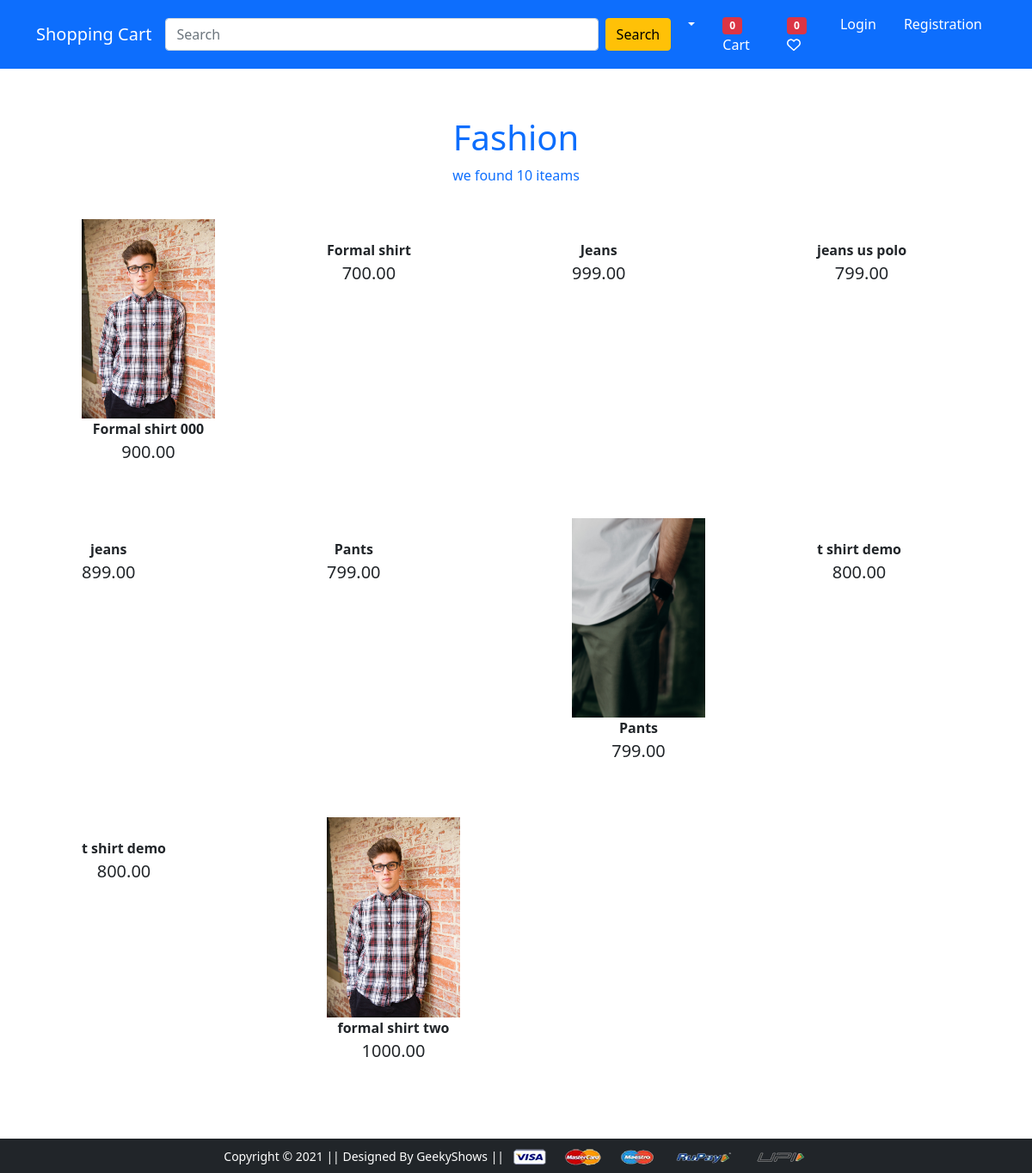
Screenshot of /category/1f6bf59b-1e32-419f-b522-c8ceb7b66bf3/ with the database file from the repository.
### core/models.py (models this page shows, shortened)
class Cetogeory(models.Model):
    cid = models.CharField(
        max_length=22,
        unique=True,
        default=uuid.uuid4,
        editable=False
    )
    title = models.CharField(max_length=100)
    image = models.ImageField(upload_to='product')

class Product(models.Model):
    title = models.CharField(max_length=100)
    product_image = models.ImageField(upload_to='product')
    selling_price = models.DecimalField(max_digits=999999999, decimal_places=2)
    discount_rate = models.DecimalField(max_digits=999999999, decimal_places=2)
    description = models.TextField()
    brand = models.ForeignKey(Brand, on_delete=models.SET_NULL, null=True)
    category = models.ForeignKey(Cetogeory, on_delete=models.SET_NULL, null=True, related_name='category')
    qty = models.IntegerField(default=1, null=True)
    tag = TaggableManager(blank=True)
    featured = models.BooleanField(default=True)
    date = models.DateField(auto_now=True)

### core/views.py (the view)
# urls.py: path('category/<cid>/', views.category_product_list, name='category_product_list'),
def category_product_list(request,cid):
  category = Cetogeory.objects.get(cid=cid)
  product = Product.objects.filter(category=category)
  context = {
    'category': category,
    'product' : product,
  }
  return render(request, 'app/category_list_view.html', context)

### core/context_proccessors.py (called while the page is built, shortened)
def default(request):
    categories = Cetogeory.objects.all()
    product = Product.objects.all()
    brand = Brand.objects.all()
    cart_count = 0
    wish_list_count = 0
    return {
        'categories': categories,
        'product': product,
        'brand': brand,
        'cart_count' :cart_count,
        'wish_list_count': wish_list_count
    }

### templates/app/category_list_view.html (shortened to what this page needs)
{% extends 'app/base.html' %}
{% load static %}
{% block main-content %}
<div class="container rounded mt-5">
    <div class="row">
        <div class="col-12 text-primary text-center">
            <h1 class=" container font-weight-bold pt-2">{{category.title}}</h1>
            <p class="container">we found {{product.count}} iteam{{product.count|pluralize}}</p>
        </div>
    </div>
    <div class="row">
        {% for p in product %}
        <div class="col-sm-3">
            <div class=" container mb-3">
              <div class="card-body hover">
               <a href="{% url 'app:productdetail' p.id %}" class="btn">
               <img src="{{ p.product_image.url }}" alt="" width="100%"><br>
                 <span class="fw-bold">{{p.title}}</span><br><span class="fs-5">{{p.selling_price}}</span></a>
               </div>
             </div>
           </div>
        {% endfor %}
    </div>
</div>
{% endblock main-content%}

### rows the page displays
Cetogeory: title "Fashion"
Product: product_image (picture), title "Formal shirt 000", selling_price "900.00"
Product: title "Formal shirt", selling_price "700.00"
Product: title "Jeans", selling_price "999.00"
Product: title "jeans us polo", selling_price "799.00"
Product: title "jeans", selling_price "899.00"
Product: title "Pants", selling_price "799.00"
Product: product_image (picture), title "Pants", selling_price "799.00"
Product: title "t shirt demo", selling_price "800.00"
Product: title "t shirt demo", selling_price "800.00"
Product: product_image (picture), title "formal shirt two", selling_price "1000.00"

### other values shown
{{ cart_count }} "0"
{{ wish_list_count }} "0"
{{ product.count }} "10"
